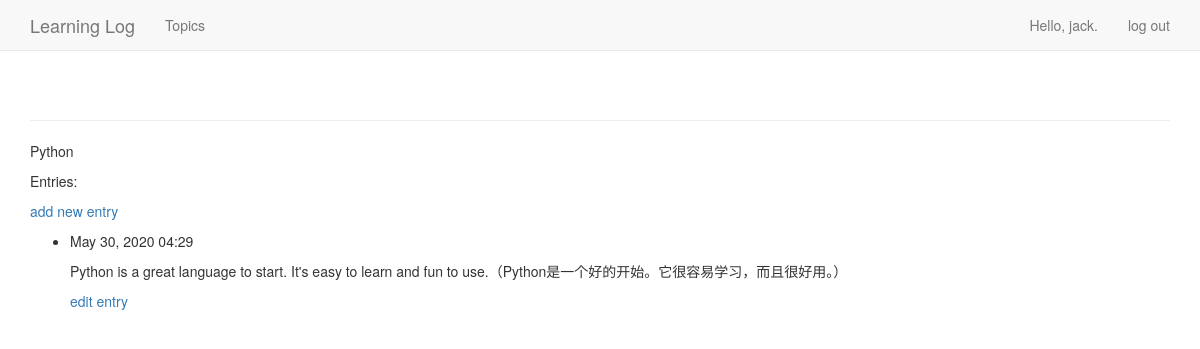
Screenshot of /topics/3/ (signed in) with the database file from the repository.
### learning_logs/models.py (models this page shows, shortened)
class Topic(models.Model):
    text = models.CharField(max_length=200)
    date_added = models.DateTimeField(auto_now_add=True)
    owner = models.ForeignKey(User, on_delete=models.CASCADE)
    def __str__(self):
        return self.text

class Entry(models.Model):
    topic = models.ForeignKey(Topic, on_delete=models.CASCADE)  # 将每个条目关联到特定的主题
    text = models.TextField()
    date_added = models.DateTimeField(auto_now_add=True)
    class Meta:  # 管理模型的额外信息
        verbose_name_plural = 'entries'

### learning_logs/views.py (the view)
# urls.py: url(r'^topics/(?P<topic_id>\d+)/$', views.topic, name='topic'),
@login_required
def topic(request, topic_id):
    topic = Topic.objects.get(id=topic_id)
    if topic.owner != request.user:
        raise Http404
    entries = topic.entry_set.order_by('-date_added')
    context = {'topic': topic, 'entries': entries}
    return render(request, 'learning_logs/topic.html', context)

### learning_logs/templates/learning_logs/topic.html
{% extends "learning_logs/base.html" %}
{% block content %}
    <p>{{ topic }}</p>
    <p>Entries:</p>
    <p>
        <a href="{% url 'learning_logs:new_entry' topic.id %}">add new entry</a>
    </p>
    <ul>
        {% for entry in entries %}
            <li>
                <p>{{ entry.date_added|date:'M d, Y H:i' }}</p>
                <p>{{ entry.text|linebreaks }}</p>
                <p>
                    <a href="{% url 'learning_logs:edit_entry' entry.id %}">edit entry</a>
                </p>
            </li>
        {% empty %}
            <li>
                There are no entries for this topic yet.
            </li>
        {% endfor %}
    </ul>
{% endblock content %}

### learning_logs/templates/learning_logs/base.html (shortened to what this page needs)
<!DOCTYPE html>
{% load bootstrap3 %}
<html lang="en">
    <head>
        {% bootstrap_css %}
    </head>
    <body>
        <nav class="navbar navbar-default navbar-static-top">
            <div class="container">
                <div class="navbar-header">
                    <a class="navbar-brand" href="{% url 'learning_logs:index' %}">
                        Learning Log
                    </a>
                </div>
                <div id="navbar" class="navbar-collapse collapse">
                    <ul class="nav navbar-nav">
                        <li><a href="{% url 'learning_logs:topics' %}">Topics</a></li>
                    </ul>
                    <ul class="nav navbar-nav navbar-right">
                        {% if user.is_authenticated %}
                            <li><a>Hello, {{ user.username}}.</a></li>
                            <li><a href="{% url 'users:logout' %}">log out</a></li>
                        {% else %}
                            <li><a href="{% url 'users:register' %}">register</a></li>
                            <li><a href="{% url 'users:login' %}">log in</a></li>
                        {% endif %}
                    </ul>
                </div>
            </div>
        </nav>
        <div class="container">
            <div class="page-header">
            </div>
            <div>
                {% block content %}{% endblock content %}
            </div>
        </div>
    </body>
</html>

### rows the page displays
Topic: text "Python"
Entry: date_added "May 30, 2020 04:29", text "Python is a great language to start. It's easy to learn and fun to use.（Python是一个好的开始。它很容易学习，而且很好用。）"

### other values shown
{{ user.username }} "jack"
